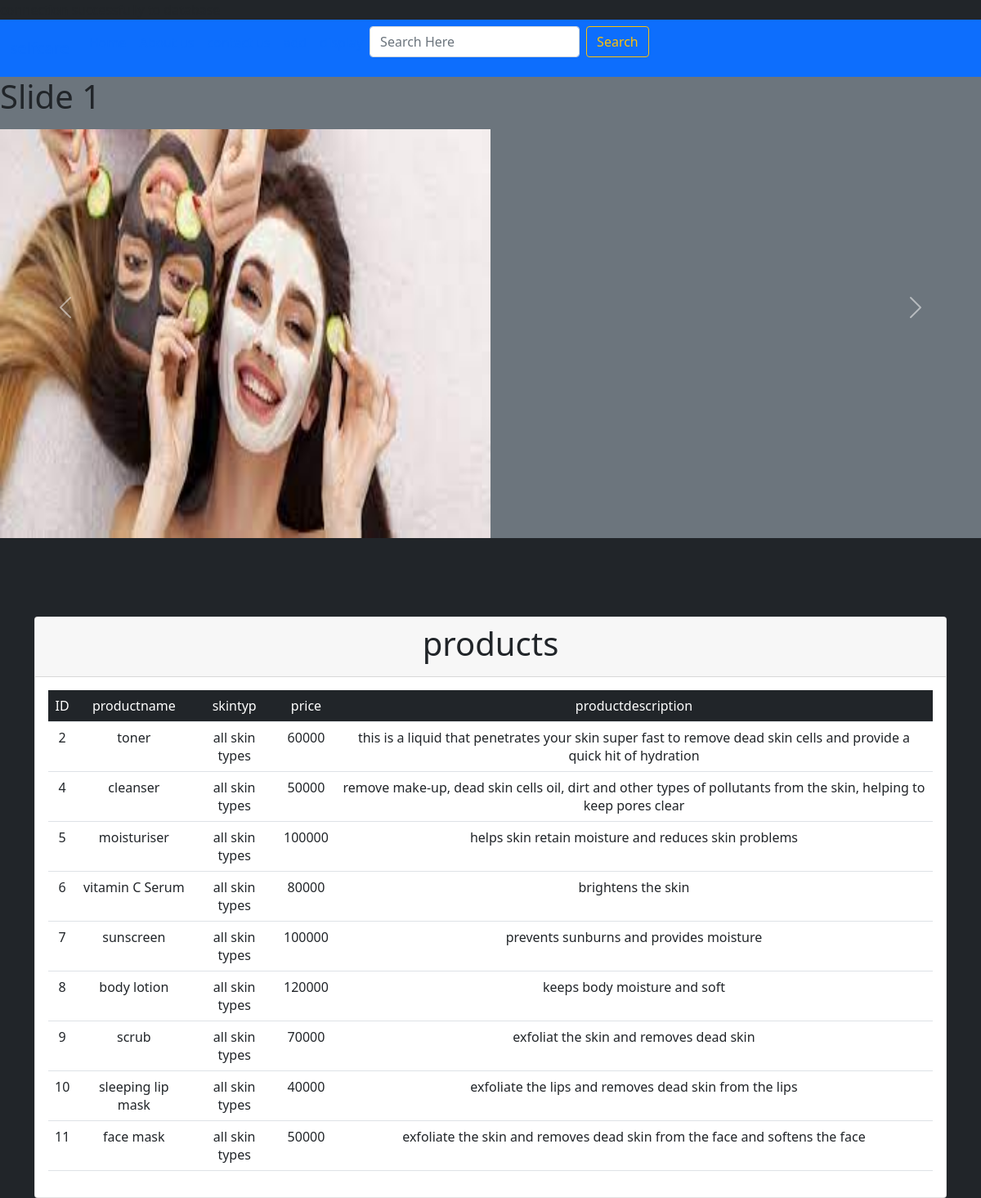
/services.php, run on the app's committed database.
### tables this page shows
CREATE TABLE `products` (
  `ID` int(11) NOT NULL,
  `productname` varchar(100) NOT NULL,
  `skintype` varchar(100) NOT NULL,
  `price` varchar(100) NOT NULL,
  `productdescription` text NOT NULL
);

### services.php (the view, shortened to what this page needs)
<?php
require_once("connection.php");
$query="SELECT*FROM products" ;
$result=mysqli_query($con,$query);
?>
<!DOCTYPE html>
<html lang="en">
<head>
    <link rel="stylesheet" href="css/bootstrap.min.css">
</head>
<body class="bg-dark">
    <div class="container">
        <div class="row mt-5">
            <div class="col">
                <div class="card mt-5">
                    <div class="card-header">
                        <h2 class="display-6 text-center">products</h2>
                    </div>
                    <div class="card-body">
                        <table class="table table-border text-center">
                            <tr class="bg-dark text-white">
                                <td> ID</td>
                                <td>productname</td>
                                <td>skintyp</td>
                                <td>price</td>
                                <td>productdescription</td>
                            </tr>
                            <tr>
                                <?php
                                while($row = mysqli_fetch_assoc($result))
                                {
                                ?>
                               <td><?php echo $row["ID"];?></td>
                               <td><?php echo $row["productname"];?></td>
                               <td><?php echo $row["skintype"];?></td>
                               <td><?php echo $row["price"];?></td>
                               <td><?php echo $row["productdescription"];?></td>
                            </tr>
                                <?php
                                }
                                ?>
                        </table>
                    </div>
                </div>
            </div>
        </div>
    </div>
</body>
</html>

### data on the page
products: ID "2", productname "toner", skintype "all skin types", price "60000", productdescription "this is a liquid that penetrates your skin super fast to remove dead skin cells and provide a quick hit of hydration"
products: ID "4", productname "cleanser", skintype "all skin types", price "50000", productdescription "remove make-up, dead skin cells oil, dirt and other types of pollutants from the skin, helping to keep pores clear"
products: ID "5", productname "moisturiser", skintype "all skin types", price "100000", productdescription "helps skin retain moisture and reduces skin problems"
products: ID "6", productname "vitamin C Serum", skintype "all skin types", price "80000", productdescription "brightens the skin"
products: ID "7", productname "sunscreen", skintype "all skin types", price "100000", productdescription "prevents sunburns and provides moisture"
products: ID "8", productname "body lotion", skintype "all skin types", price "120000", productdescription "keeps body moisture and soft"
products: ID "9", productname "scrub", skintype "all skin types", price "70000", productdescription "exfoliat the skin and removes dead skin"
products: ID "10", productname "sleeping lip mask", skintype "all skin types", price "40000", productdescription "exfoliate the lips and removes dead skin from the lips"
products: ID "11", productname "face mask", skintype "all skin types", price "50000", productdescription "exfoliate the skin and removes dead skin from the face and softens the face"
